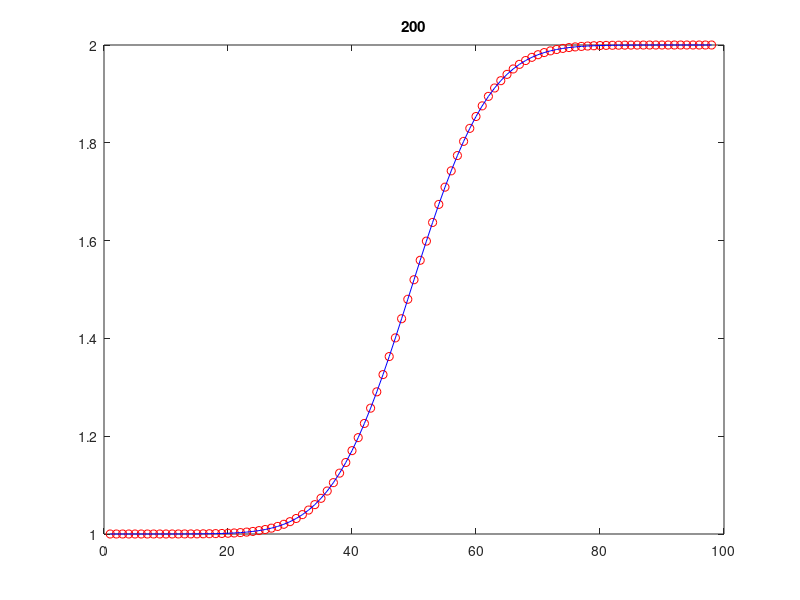

Source code (MATLAB):
clear,figure(1),clf
% numerics
dx = 2;
Lx = 50*dx;
nx = 50;
dxg = Lx/(nx);
nt = 200;
% init vectors
TL = 1*ones(nx,1);
TR = 2*ones(nx,1);
Tg = [TL(1:end-1);TR(2:end)];
nn = 1:size(Tg,1);
% action (small error is from dx not being the same in 2 cases)
for it=1:nt
    TL(2:end-1) = TL(2:end-1) + diff(diff(TL))/dxg^2;
    TR(2:end-1) = TR(2:end-1) + diff(diff(TR))/dxg^2;
    % update boundaries (MPI)
    TL(end) = TR(2);  TR(1) = TL(end-1);
    % global picture
    T = [TL(1:end-1);TR(2:end)];
    % post-process
    plot(nn,T,'ro',nn,Tg,'-b'),title(it),drawnow
    % compute physics locally
    Tg(2:end-1) = Tg(2:end-1) + diff(diff(Tg))/dx^2;
end
max(T-Tg)
